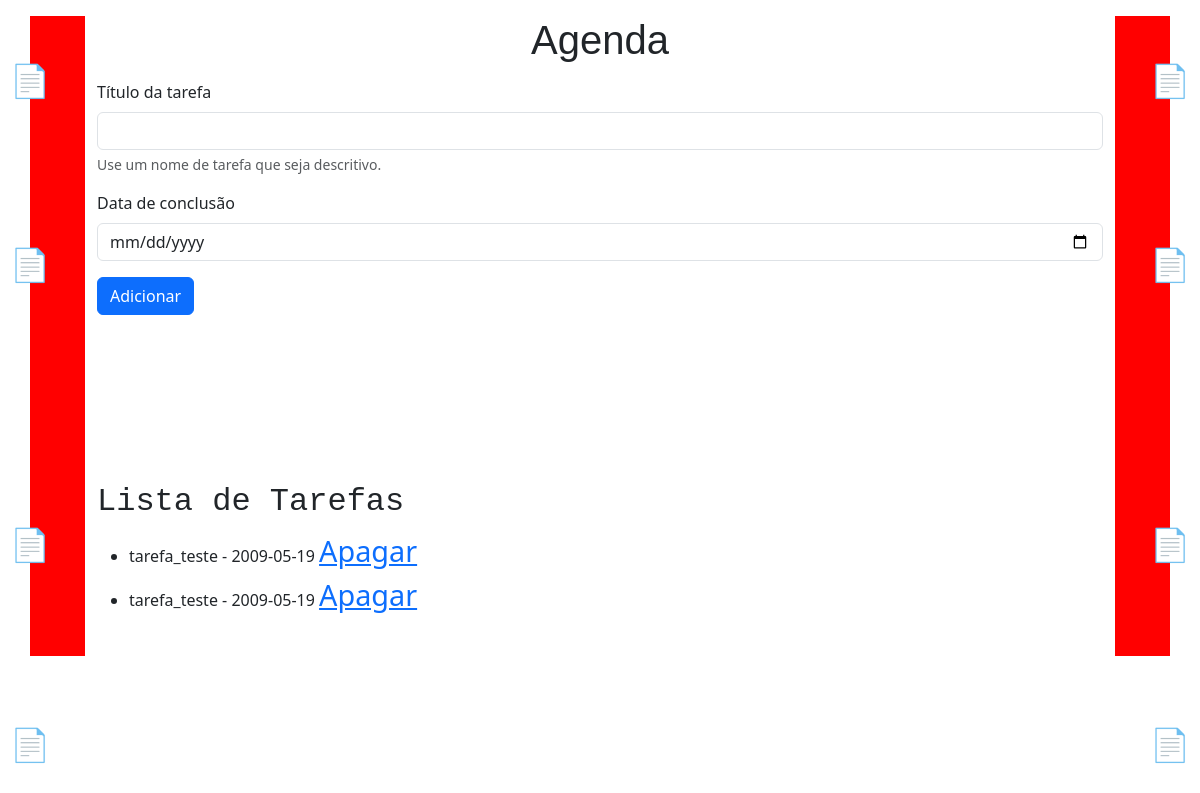
Page /agenda on the earlier database version.
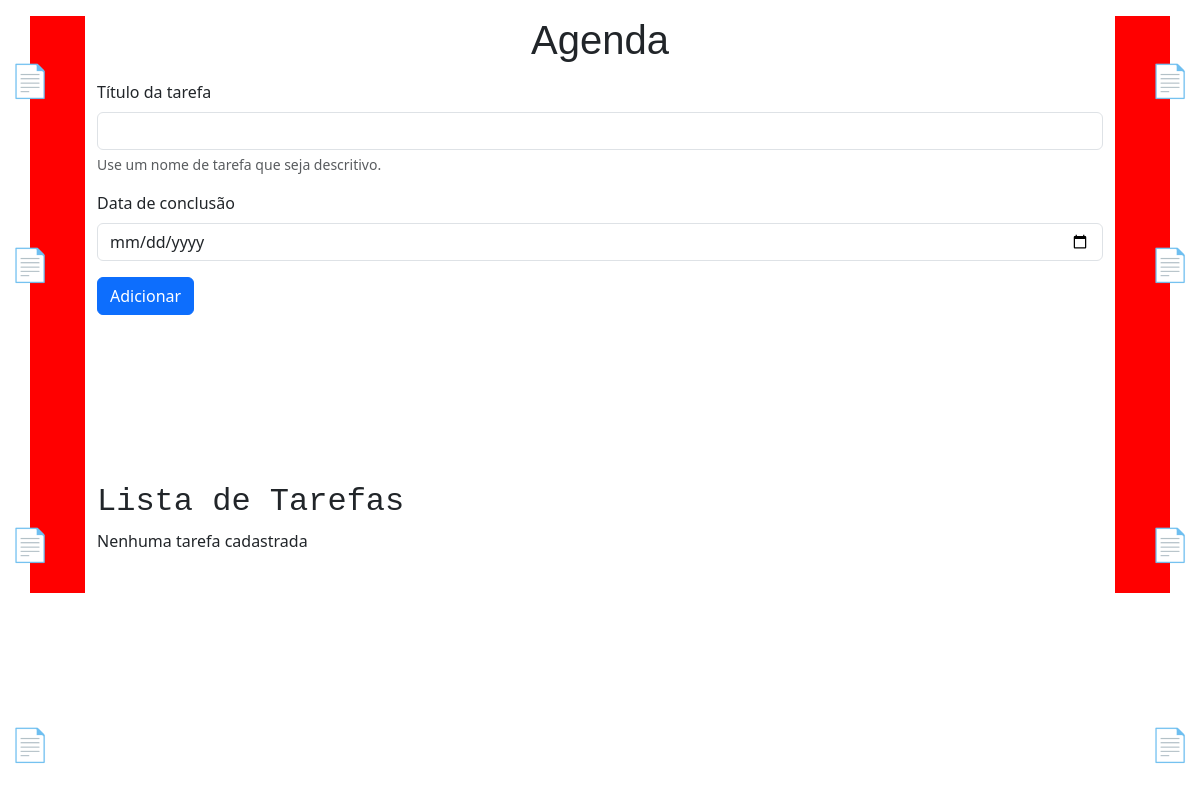
Same page on the later database version.
### tables this page shows
CREATE TABLE tarefas (
               id INTEGER PRIMARY KEY AUTOINCREMENT,
               titulo_tarefa TEXT NOT NULL,
               data_conclusao TEXT);

### app.py (the view)
@app.route('/agenda', methods=['GET', 'POST'])
def agenda():
    tarefas = None
    if request.method == 'POST':
        titulo_tarefa = request.form['titulo-tarefa']
        data_conclusao = request.form['data-conclusao']
        tarefa = Tarefa(titulo_tarefa, data_conclusao)
        tarefa.salvar_tarefa()
    tarefas = Tarefa.obter_tarefas()
    return render_template('agenda.html', titulo='Agenda', tarefas=tarefas)

### models/database.py (called while the page is built)
    def buscar_tudo(self, query: str, params: tuple = ()) -> list[Any]:
        self.cursor.execute(query, params)
        return self.cursor.fetchall()

    def close(self) -> None:
        self.connection.close()

    def __enter__(self) -> Self:
        print('Entrando no contexto...')
        return self

    def __exit__(
            self,
            exc_type: Optional[Type[BaseException]],
            exc_value: Optional[BaseException],
            tb: Optional[TracebackType]) -> None:
        if exc_type is not None:
            print("Exeção capturada no contexto:")
            print(f'Tipo: {exc_type.__name__}')
            print(f'Mensagem: {exc_value}')
            print('Traceback completo:')
            traceback.print_tb(tb)
        self.close()

### models/tarefa.py (called while the page is built)
    @classmethod
    def obter_tarefas(cls) -> list[Self]:
        with Database('./data/tarefas.sqlite3') as db:
            query: str = 'SELECT titulo_tarefa, data_conclusao, id FROM tarefas;'
            resultados: list[Any] = db.buscar_tudo(query)
            tarefas: list[Self] = [cls(titulo, data, id) for titulo, data, id in resultados]
            return tarefas

### templates/agenda.html
{% extends "base.html" %}
{% block content %}
    <form class="mt-3" method="POST">
        <div class="mb-3">
            <label for="titulo-tarefa" class="form-label">Título da tarefa</label>
            <input type="text" class="form-control" name="titulo-tarefa" id="titulo-tarefa" aria-describedby="ajudaNomeTarefa" required>
            <div id="ajudaNomeTarefa" class="form-text">Use um nome de tarefa que seja descritivo.</div>
        </div>
        <div class="mb-3">
            <label for="data-conclusao" class="form-label">Data de conclusão</label>
            <input type="date" class="form-control" id="data-conclusao" name="data-conclusao" id="data-conclusao">
        </div>
        <button type="submit" class="btn btn-primary">Adicionar</button>
        <br>
        <br>
        <br>
        <br>
        <br>
        <br>
        <br>
        <br>
    </form>
        <div class="Notas esquerda" style="top: 7%;">📄</div>
        <div class="Notas esquerda" style="top: 30%;">📄</div>
        <div class="Notas esquerda" style="top: 65%;">📄</div>
        <div class="Notas esquerda" style="top: 90%;">📄</div>
        <div class="Notas direita" style="top: 7%;">📄</div>
        <div class="Notas direita" style="top: 30%;">📄</div>
        <div class="Notas direita" style="top: 65%;">📄</div>
        <div class="Notas direita" style="top: 90%;">📄</div>
    <h2>Lista de Tarefas</h2>
        {% if tarefas %}
            <ul>
                {% for tarefa in tarefas %}
                    <li>{{ tarefa.titulo_tarefa }} - {{ tarefa.data_conclusao }} <a href="{{ url_for('delete', idTarefa=tarefa.id_tarefa) }}">Apagar</a></li>
                {% endfor %}
            </ul>
        {% else %}
            <p>Nenhuma tarefa cadastrada</p>
        {% endif %}
{% endblock %}

### templates/base.html (shortened to what this page needs)
<!DOCTYPE html>
<html lang="pt-br">
<head>
    <link rel="stylesheet" href="{{url_for('static', filename= 'style.css') }}">
    <link href="https://cdn.jsdelivr.net/npm/bootstrap@5.3.8/dist/css/bootstrap.min.css" rel="stylesheet">
<body class="container">
    <h1 class="mt-3">{{ titulo }}</h1>
    {% block content %} {% endblock %}
</head><script src="https://cdn.jsdelivr.net/npm/bootstrap@5.3.8/dist/js/bootstrap.bundle.min.js"></script>
<br>
<body>
</body>
</html>

### static/style.css (style rules this page uses)
html, body { height:40px; }
h1 { text-align: center; font-size: 2.5rem; font-family:Impact, Haettenschweiler, 'Arial Narrow Bold', sans-serif; }
h2 { font-family:'Courier New', Courier, monospace; font-weight: bold; color: darkred; }
body { background-color: whitesmoke; text-align: center; border-left: 55px solid red; border-right: 55px solid red; height: auto; }
input { background-color: #fad7d7; border-color:#dec4c4; font-size: 1rem; border-radius: 5px; margin-left: 100px; }
button { font-size: 2.2rem; background-color: #fad7d7; border-color:#dec4c4; border-radius: 5px; }
.Notas { position: fixed; font-size: 2rem; color: #9f2c3f; animation: piscar 1.5s infinite alternate; z-index: 1000; }
.Notas.esquerda { left: 10px; top: 20%; }
.Notas.direita { right: 10px; top: 40%; }

Differences in the rows shown:
removed tarefas: titulo_tarefa "tarefa_teste", data_conclusao "2009-05-19"
removed tarefas: titulo_tarefa "tarefa_teste", data_conclusao "2009-05-19"
Other differences:
text now shown: "Nenhuma tarefa cadastrada"
